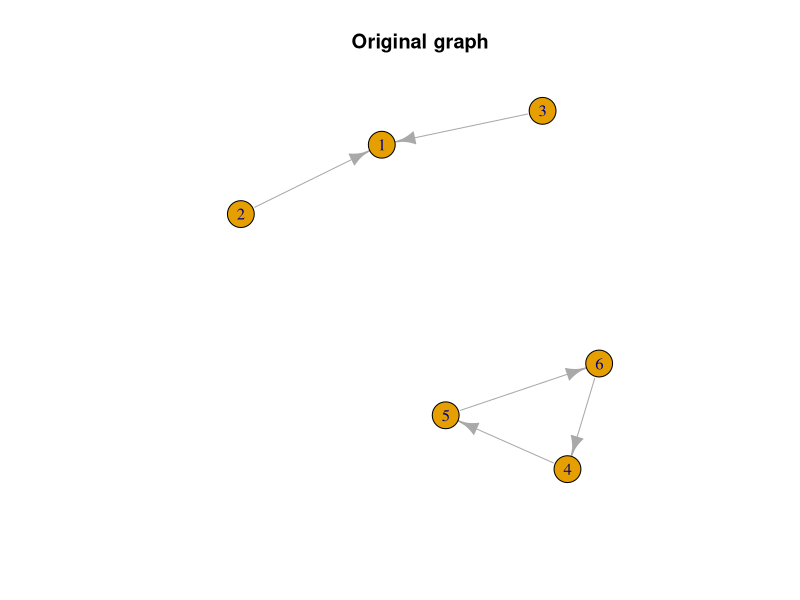
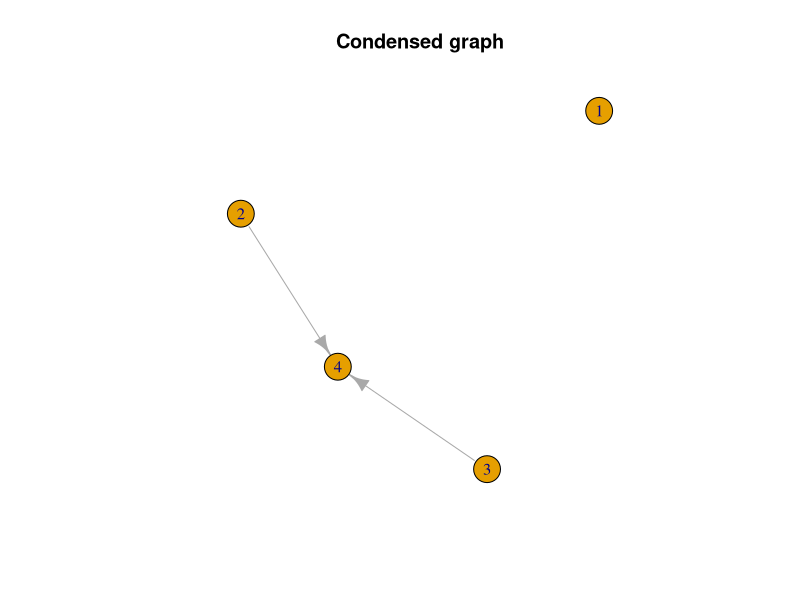

Write the R code that produced these figures, in order.
## ---- chunk 1
library("igraph")
## ---- chunk 2
n <- 6
# An example directed graph
g <- make_graph(edges = c(2, 1, 3, 1, 6, 4, 4, 5, 5, 6), n = n, directed = TRUE) # Changable coefficients
plot(g, main = "Original graph")
## ---- chunk 3
KosarajuSCC <- function(g){  
  if (vcount(g) == 0) return(list())
  
  #Comparing d with S.node, get the overlapping ones and remove the NA
  getnotNA <- function(d,S.node){
    k <- length(which(d>0))   
    d.useful <- NULL
    d.useful <- subset(d[1:k],match(d[1:k],S.node)>0)
    return(d.useful)
  }
  #-----------------------------------------------------------##
  g.adjacency <- as.matrix(as_adjacency_matrix(g))
  n <- nrow(g.adjacency)
  List.out <- vector(mode="list")
  List.node <- seq(0,0,length.out=n)
  S.node <- seq(from=1,to=n)
##------------------declaration of variables used-------------##
  
  #g <- graph.adjacency(g.adjacency)
  #Mt <- t(M)
  gt <- t(g.adjacency) %>%
    graph.adjacency
  # Source.node <- S.node[round(runif(1)*n)]
  Source.node <- sample(S.node, 1)

  Count <- 0
##------------------generate a stack of nodes in graph---------##
##------------------give the topology rank of each nodes-------##
  while (any(S.node != 0)){
    d <- graph.dfs(g,root=Source.node,mode="out",unreachable=FALSE)
    d.useful <- getnotNA(d$order,S.node)
    k <- length(d.useful)
    for(i in 1:k){
      List.node[n-(Count + i-1)] <- d.useful[k-i+1]
    }
    Count <- Count+k
    S.node[d.useful] <- 0
    if(all(S.node==0)) break
    Source.node <- S.node[S.node!=0][1]
  }  
##------Reverse the directions of all arcs to obtain the transport graph---##
##-------------------------------------------------------------------------##
  Count <- 0
  while (any(List.node !=0)){
    Source.node <- List.node[which(List.node!=0)[1]]
    d <- graph.dfs(gt,root=Source.node,mode="out",unreachable=FALSE)
    d.useful <- getnotNA(d$order,List.node)
    if(length(d)==0)
      break
    Count <- Count+1
##----Record this SCC and remove all these nodes from the graph and the stack---##
    List.out[[Count]] <- d.useful
    List.node[match(d.useful,List.node)] <- 0
  }
  List.out
}
## ---- chunk 4
library(igraph)

# Function to construct the condensed graph, including isolated SCCs
CondensedGraph <- function(g, scc_list) {
  # Number of SCCs
  num_sccs <- length(scc_list)

  # Map nodes to their SCC
  node_to_scc <- rep(0, vcount(g))
  for (i in seq_along(scc_list)) {
    node_to_scc[scc_list[[i]]] <- i
  }

  # Create a new edge list
  edge_list <- matrix(ncol = 2, nrow = 0)  # Initialize an empty edge matrix
  for (v in V(g)) {
    for (neighbor in neighbors(g, v, mode = "out")) {
      scc_v <- node_to_scc[v]
      scc_neighbor <- node_to_scc[neighbor]
      if (scc_v != scc_neighbor) {  # Avoid self-loops
        edge_list <- rbind(edge_list, c(scc_v, scc_neighbor))
      }
    }
  }

  # Ensure all SCCs (even isolated ones) are included
  condensed_g <- make_empty_graph(n = num_sccs, directed = TRUE)  # Create empty graph with all SCCs
  V(condensed_g)$name <- as.character(seq_len(num_sccs))  # Correctly assign SCC labels

  # Add edges if any exist
  if (nrow(edge_list) > 0) {
    condensed_g <- add_edges(condensed_g, t(edge_list))
  }

  return(condensed_g)
}

# Example usage
sccs <- KosarajuSCC(g)  # Compute SCCs
condensed_graph <- CondensedGraph(g, sccs)  # Construct the condensed graph

# Plot the condensed graph
plot(condensed_graph, main = "Condensed graph", vertex.label = V(condensed_graph)$name)

## ---- chunk 5
search_maximal_class <- function(adj_g,i,j) {
  lbs[i] <<- 1
  maxc[j,i] <<- i
  
  for(w in 1:n) {
    if(adj_g[i,w] == 1 & !(w %in% maxc[j,])) {
      search_maximal_class(adj_g,w,j)
    }
  }
}

get_maximal_class <- function(g) {
  lbs <<- rep(0L,n)
  maxc <<- matrix(0,n,n)
  adj_g <- as_adjacency_matrix(g)
  
  num <- 0
  
  for(i in 1:n) {
    if(all(adj_g[,i] == 0)) {
      search_maximal_class(adj_g,i,i)
      num <- num + 1
    }
  }
  
  for(i in 1:n){
    # Loops
    if(lbs[i] == 0) {
      search_maximal_class(adj_g,i,i)
      num <- num + 1
    }
  }
  
  # print(paste("Number of maximal classes: ", num))
}
## ---- chunk 6
make_list_maxc <- function(sccs,maxc,n) {
  list_maxc <- list()

  for (i in 1:n) {
    tmp_maxc <- c()
    for (j in 1:n) {
      if (maxc[i,j] != 0) {
        tmp_maxc <- c(tmp_maxc,sccs[[maxc[i,j]]])
      }
    }
    if (!is.null(tmp_maxc)) {
      list_maxc <- append(list_maxc,list(tmp_maxc))
    }
  }
  return(list_maxc)
}
## ---- chunk 7
n <- vcount(condensed_graph)
lbs <- rep(0L,n) # Labels for the nodes, global variable
maxc <- matrix(0,n,n) # Maximal classes, global variable

get_maximal_class(condensed_graph)

list_maxc <- make_list_maxc(sccs,maxc,n)

print(list_maxc)
## ---- chunk 8
reconstruct_graphs <- function(list_maxc) {
  # 1. Initialization: Define the set of all nodes V
  V_all <- sort(unique(unlist(list_maxc)))
  n_total <- length(V_all)
  m <- length(list_maxc)
  
  # 2. Identify Candidate Source Nodes
  S_candidates <- lapply(seq_along(list_maxc), function(k) {
    current_mc <- list_maxc[[k]]
    others <- unlist(list_maxc[-k])
    setdiff(current_mc, others)
  })
  
  # 3. Define Edge Constraints: Forbidden vs. Possible Edges
  forbidden <- matrix(FALSE, nrow = n_total, ncol = n_total)
  rownames(forbidden) <- colnames(forbidden) <- as.character(V_all)
  
  for (u in V_all) {
    for (v in V_all) {
      if (u == v) next
      
      for (k in 1:m) {
        # Leakage Rule: if u is in MC_k but v is not, u -> v is forbidden.
        if ((u %in% list_maxc[[k]]) && !(v %in% list_maxc[[k]])) {
          forbidden[as.character(u), as.character(v)] <- TRUE
        }
        # Source Rule: v is a candidate source node, u is not in that source's SCC.
        if ((v %in% S_candidates[[k]]) && !(u %in% S_candidates[[k]])) {
          forbidden[as.character(u), as.character(v)] <- TRUE
        }
      }
    }
  }
  
  # 4. Generate Possible Edge List
  all_pairs <- expand.grid(u = V_all, v = V_all)
  all_pairs <- all_pairs[all_pairs$u != all_pairs$v, ]
  
  possible_edges <- all_pairs[
  mapply(
    function(u, v) !forbidden[as.character(u), as.character(v)],
    all_pairs$u,
    all_pairs$v
  ),
]

  
  # Safety Check to prevent crash
  if (nrow(possible_edges) > 15) {
    stop(paste("Too many possible edges (", nrow(possible_edges), 
               "). Try a smaller graph or further pruning."))
  }
  
  # 5. Combinatorial Search and Verification
  # WARNING: Complexity is 2^|PossibleEdges|. Only suitable for small graphs.
  n_edges <- nrow(possible_edges)
  valid_graphs <- list()

  # Iterate through all subsets of possible edges
  for (i in 0:(2^n_edges - 1)) {
    # Create bitmask for edge selection
    bits <- as.logical(intToBits(i)[1:n_edges])
    selected_edges <- possible_edges[bits, ]
    
    # Construct the candidate graph
    if (nrow(selected_edges) == 0) {
  g_test <- make_empty_graph(n = length(V_all), directed = TRUE)
  V(g_test)$name <- as.character(V_all)
} else {
  g_test <- graph_from_edgelist(as.matrix(selected_edges), directed = TRUE)
}
    
    # Ensure graph has all vertices
    missing_v <- setdiff(V_all, V(g_test))
    if(length(missing_v) > 0) g_test <- add_vertices(g_test, length(missing_v), name=as.character(missing_v))
    
    # --- Verification Step using your Algorithm 1 logic ---
    # 1. Find SCCs
    test_sccs <- KosarajuSCC(g_test)
    
    # 2. Condensed Graph
    test_condensed <- CondensedGraph(g_test, test_sccs)

    # 3. Get Maximal Classes (re-using your global variable logic)
    n <<- vcount(test_condensed)
    lbs <<- rep(0L, n)
    maxc <<- matrix(0, n, n)
    get_maximal_class(test_condensed)
    test_maxc_list <- make_list_maxc(test_sccs, maxc, n)
    
    # Compare with input list_maxc (order-agnostic)
    if (length(test_maxc_list) == length(list_maxc)) {
      matches <- sapply(test_maxc_list, function(st) {
  any(sapply(list_maxc, function(si) setequal(st, si)))
})
      
      if (all(matches)) {
        valid_graphs[[length(valid_graphs) + 1]] <- g_test
      }
    }
  }
  
  return(valid_graphs)
}
## ---- chunk 9
list_graph <- reconstruct_graphs(list_maxc)
